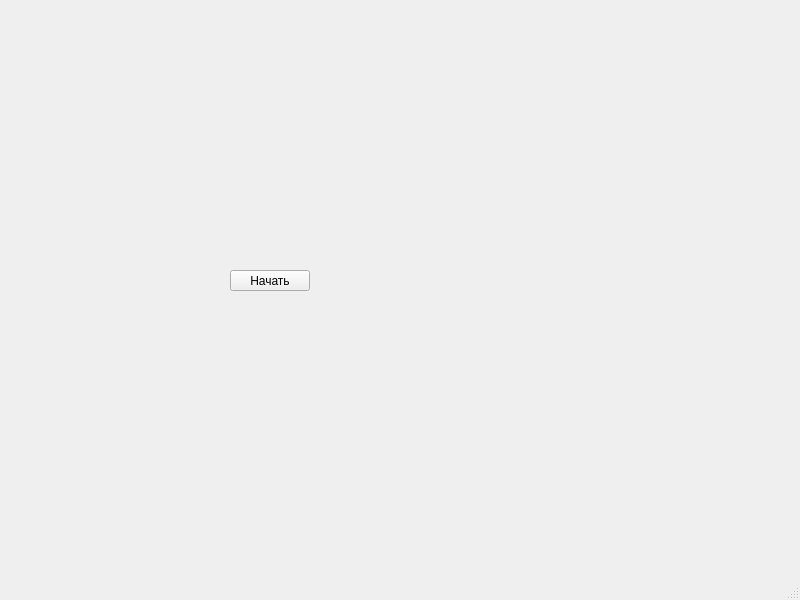
<?xml version="1.0" encoding="UTF-8"?>
<ui version="4.0">
 <class>MainWindow</class>
 <widget class="QMainWindow" name="MainWindow">
  <property name="geometry">
   <rect>
    <x>0</x>
    <y>0</y>
    <width>800</width>
    <height>600</height>
   </rect>
  </property>
  <property name="windowTitle">
   <string>MainWindow</string>
  </property>
  <widget class="QWidget" name="centralwidget">
   <widget class="QPushButton" name="pushButton">
    <property name="geometry">
     <rect>
      <x>230</x>
      <y>270</y>
      <width>80</width>
      <height>21</height>
     </rect>
    </property>
    <property name="text">
     <string>Начать</string>
    </property>
   </widget>
  </widget>
  <widget class="QMenuBar" name="menubar">
   <property name="geometry">
    <rect>
     <x>0</x>
     <y>0</y>
     <width>800</width>
     <height>18</height>
    </rect>
   </property>
  </widget>
  <widget class="QStatusBar" name="statusbar"/>
 </widget>
 <resources/>
 <connections/>
</ui>
